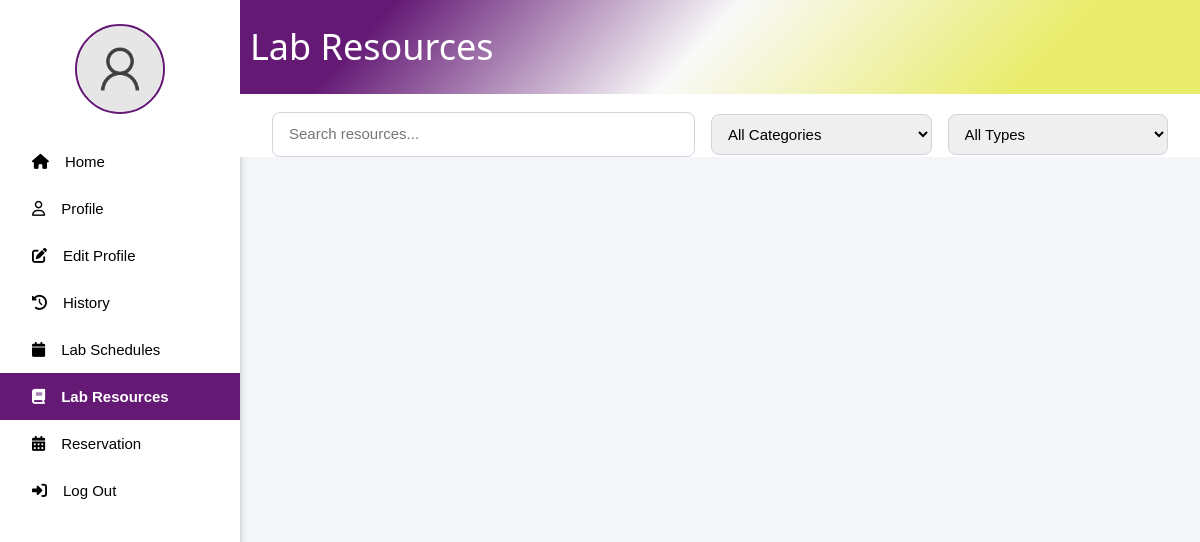
Before: /view_lab_resources.php (signed in) with the older database file.
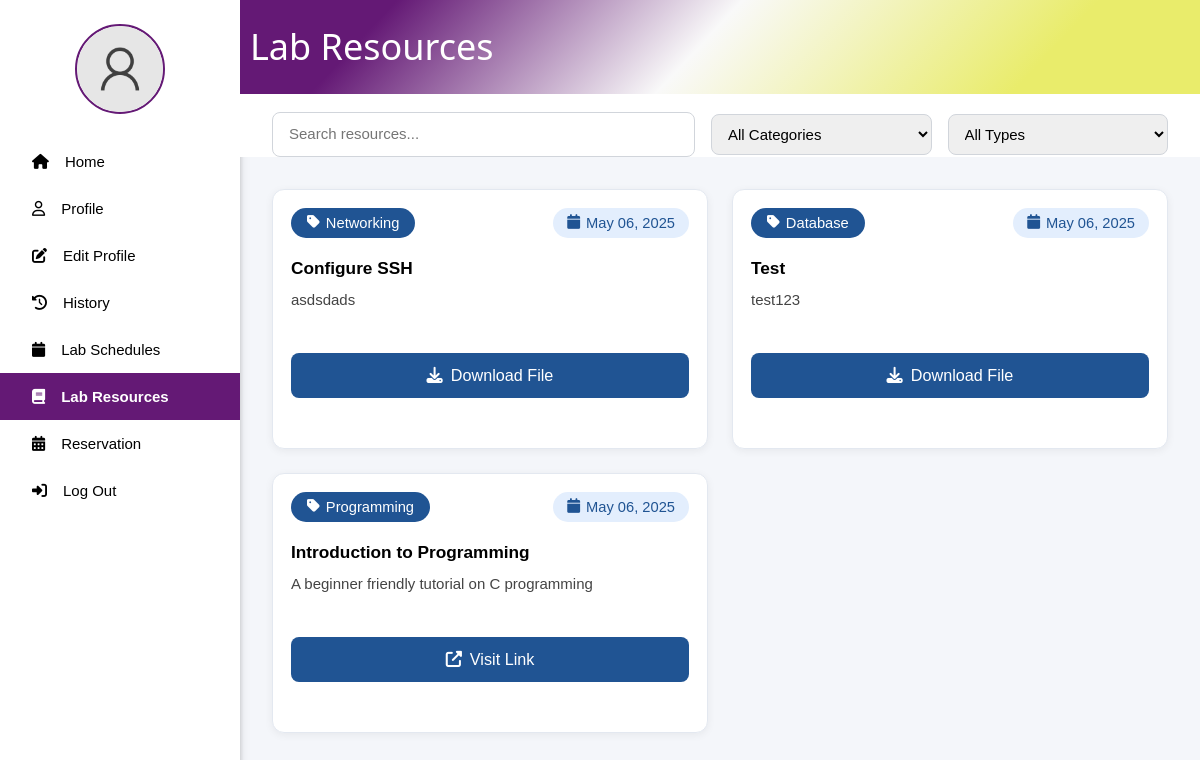
After: the same page with the newer database file.
### tables this page shows
CREATE TABLE `lab_resources` (
  `id` int(11) NOT NULL,
  `title` varchar(255) NOT NULL,
  `description` text NOT NULL,
  `category` varchar(100) NOT NULL,
  `resource_link` varchar(500) DEFAULT NULL,
  `file_path` varchar(500) DEFAULT NULL,
  `created_at` datetime DEFAULT current_timestamp()
);

### view_lab_resources.php (the view, shortened to what this page needs)
<?php
include 'connect.php';
$user = isset($_SESSION['user']) ? $_SESSION['user'] : null;
$res_list = [];
$res = $conn->query("SELECT * FROM lab_resources ORDER BY created_at DESC");
while ($row = $res->fetch_assoc()) $res_list[] = $row;
$categories = ['All Categories', 'Programming', 'Database', 'Networking', 'Other'];
$types = ['All Types', 'File', 'Link'];
?>
<!DOCTYPE html>
<html lang="en">
<head>
    <link rel="stylesheet" href="w3.css">
    <link rel="stylesheet" href="side_nav.css">
</head>
<body>
<div class="w3-sidebar w3-bar-block w3-collapse w3-card w3-animate-left" style="width:20%;" id="mySidebar">
    <div class="profile w3-center w3-margin w3-padding">
        <?php
        $profile_pic = isset($user['PROFILE_PIC']) ? $user['PROFILE_PIC'] : 'images/default_pic.png';
        ?>
        <img src="<?php echo htmlspecialchars($profile_pic); ?>" alt="profile_pic" style="width: 90px; height:90px;">
    </div>
    <a href="dashboard.php" class="w3-bar-item w3-button"><i class="fa-solid fa-house w3-padding"></i><span>Home</span></a>
    <a href="#" onclick="document.getElementById('profile').style.display='block'" class="w3-bar-item w3-button"><i class="fa-regular fa-user w3-padding"></i><span>Profile</span></a>
    <a href="profile.php" class="w3-bar-item w3-button"><i class="fa-solid fa-edit w3-padding"></i><span>Edit Profile</span></a>
    <a href="history.php" class="w3-bar-item w3-button"><i class="fa-solid fa-clock-rotate-left w3-padding"></i><span>History</span></a>
    <a href="view_lab_schedules.php" class="w3-bar-item w3-button"><i class="fa-solid fa-calendar w3-padding"></i><span>Lab Schedules</span></a>
    <a href="view_lab_resources.php" class="w3-bar-item w3-button active"><i class="fa-solid fa-book w3-padding"></i><span>Lab Resources</span></a>
    <a href="#" class="w3-bar-item w3-button"><i class="fa-solid fa-calendar-days w3-padding"></i><span>Reservation</span></a>
    <a href="logout.php" class="w3-bar-item w3-button"><i class="fa-solid fa-right-to-bracket w3-padding"></i><span>Log Out</span></a>
</div>
<div style="margin-left:20%; z-index: 1; position: relative;">
    <div class="title_page w3-container" style="display: flex; align-items: center;">
        <h1 style="margin-left: 10px; color: #ffff;">Lab Resources</h1>
    </div>
        <div class="filters-bar">
            <input class="search-input" type="text" id="searchInput" placeholder="Search resources..." onkeyup="filterResources()">
            <select class="filter-select" id="categoryFilter" onchange="filterResources()">
                <?php foreach ($categories as $cat): ?>
                    <option value="<?php echo $cat; ?>"><?php echo $cat; ?></option>
                <?php endforeach; ?>
            </select>
            <select class="filter-select" id="typeFilter" onchange="filterResources()">
                <?php foreach ($types as $type): ?>
                    <option value="<?php echo $type; ?>"><?php echo $type; ?></option>
                <?php endforeach; ?>
            </select>
        </div>
        <div class="resources-grid" id="resourcesGrid">
            <?php foreach ($res_list as $res): ?>
                <div class="resource-card" data-title="<?php echo strtolower($res['title']); ?>" data-category="<?php echo $res['category']; ?>" data-type="<?php echo ($res['file_path'] ? 'File' : ($res['resource_link'] ? 'Link' : '')); ?>">
                    <div class="resource-card-header">
                        <span class="category-badge"><i class="fa-solid fa-tag"></i> <?php echo htmlspecialchars($res['category']); ?></span>
                        <span class="date-badge"><i class="fa-solid fa-calendar"></i> <?php echo date('F d, Y', strtotime($res['created_at'])); ?></span>
                    </div>
                    <div class="resource-title"><?php echo htmlspecialchars($res['title']); ?></div>
                    <div class="resource-desc"><?php echo htmlspecialchars($res['description']); ?></div>
                    <div class="resource-actions">
                        <?php if ($res['resource_link']): ?>
                            <a class="visit-link" href="<?php echo htmlspecialchars($res['resource_link']); ?>" target="_blank"><i class="fa-solid fa-up-right-from-square"></i> Visit Link</a>
                        <?php endif; ?>
                        <?php if ($res['file_path']): ?>
                            <a class="download-file" href="<?php echo htmlspecialchars($res['file_path']); ?>" target="_blank"><i class="fa-solid fa-download"></i> Download File</a>
                        <?php endif; ?>
                    </div>
                </div>
            <?php endforeach; ?>
    </div>
</div>
</body>
</html>

Changed rows visible on the page:
added lab_resources: category "Networking", created_at "May 06, 2025", title "Configure SSH", description "asdsdads"
added lab_resources: category "Database", created_at "May 06, 2025", title "Test", description "test123"
added lab_resources: category "Programming", created_at "May 06, 2025", title "Introduction to Programming", description "A beginner friendly tutorial on C programming"
